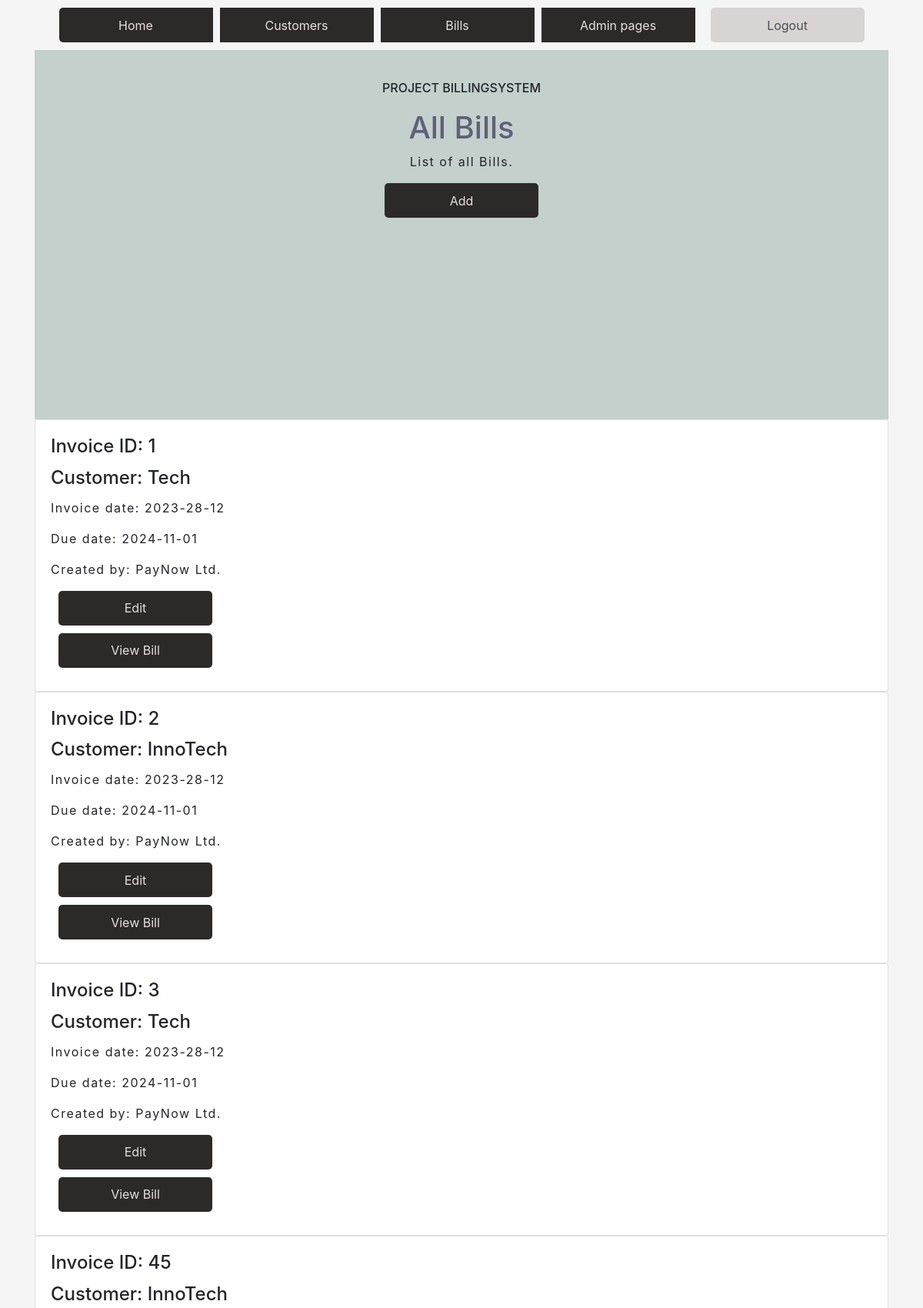
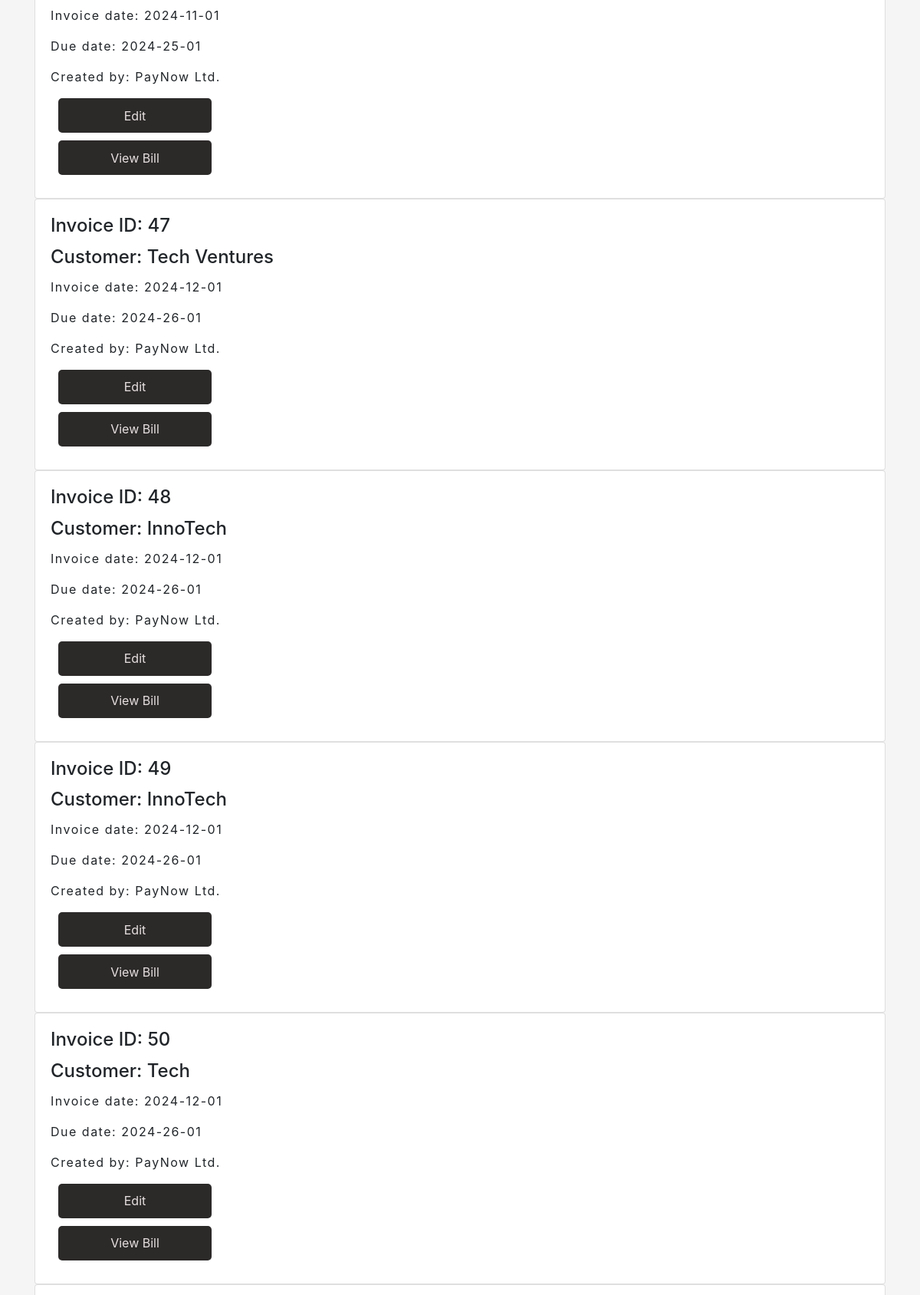
The page /invoicelist/ (upper part) on the database its author committed (2 pictures, top to bottom).
### app/models.py (models this page shows, shortened)
class Invoice(models.Model):
    invoiceDate = models.DateTimeField(auto_now_add=True)
    dueDate = models.DateTimeField(default=datetime.now() + timedelta(days=14)) #time + 14 days
    customerAccount = models.ForeignKey(CustomerAccount, on_delete =models.PROTECT)
    account = models.ForeignKey(Account, on_delete =models.PROTECT)

class CustomerAccount(models.Model):
    name = models.CharField(max_length = 50, default=None)
    address = models.CharField(max_length = 50, default=None)
    phone = models.CharField(max_length = 50, default=None)
    mail = models.CharField(max_length = 50, default=None)
    vat = models.CharField(max_length = 20, default=None)
    account = models.ForeignKey(Account, on_delete =models.PROTECT)

class Account(models.Model):
    name = models.CharField(max_length =20, default=None)
    address = models.CharField(max_length =50, default=None)
    phone = models.CharField(max_length =50, default=None)
    mail = models.CharField(max_length =50, default=None)
    vat = models.CharField(max_length =20, default=None)
    bankAccountNr = models.CharField(max_length =20, default=None)

### app/views.py (the view)
# urls.py: path('invoicelist/', invoicelistview, name='invoicelist'),
def invoicelistview(request):
    invoices = Invoice.objects.all()
    context = {'invoices': invoices}
    return render(request, "invoicelist.html", context)

### app/templates/invoicelist.html
{% extends 'index.html' %}
{%load static%}
{% block content %}
<section id="main">
    <div class="main-text">
    <h6>Project Billingsystem</h6>
    <h1>All Bills</h1>
    <p>List of all Bills.</p>
    <center>
        <a class="btn" href="/add-invoice">Add</a>
    </center>
    </div>
    </section>
    {% for i in invoices %}
    <div class="customerList">
    <div class="card" style="width: 100%;">
    <div class="card-body">
        <h4 class="card-title">Invoice ID: {{i.id}}</h4>
        <h4 class="card-title">Customer: {{i.customerAccount.name}}</h4>
        <p class="card-text">Invoice date: {{i.invoiceDate|date:"Y-d-m"}} </p>
        <p class="card-text">Due date: {{i.dueDate|date:"Y-d-m"}} </p>
        <p class="card-text">Created by: {{i.account.name}} </p>
        <a href="/edit-invoice-get/{{i.id}}/"class="btn" >Edit</a>
        <a class="btn" href="/invoice/{{i.id}}/preview/">View Bill</a>
    </div>
</div>
</div>
{% endfor %}
{% endblock %}

### app/static/style.css (style rules this page uses)
body { background-color: whitesmoke; margin: 0; padding: 0; height: 150vh; }
h1 { color: rgb(94, 97, 121); }
p { letter-spacing: 1.5px; }
h6 { text-transform: uppercase; padding-bottom: 10px; }

### app/static/customers.css (style rules this page uses)
body { background-color: whitesmoke; margin: 0; padding: 0; height: 150vh; }
#main { width: 100%; height: 60vh; background-color: rgb(195, 208, 204); text-align: center; justify-content: center; display: flex; }
.main-text { position: absolute; width: 50%; padding: 20px; margin: 20px; }
h1 { color: rgb(94, 97, 121); }
p { letter-spacing: 1.5px; }
h6 { text-transform: uppercase; padding-bottom: 10px; }
.btn { width: 200px; height: 45px; display: flex; justify-content: center; align-items: center; background-color: #2c2929; border-radius: 5px; color:#e7e0e0; margin: 10px; z-index: 5; cursor: pointer; }

### rows shown on the page
Invoice: id "1", customerAccount.name "Tech", invoiceDate "2023-28-12", dueDate "2024-11-01", account.name "PayNow Ltd."
Invoice: id "2", customerAccount.name "InnoTech", invoiceDate "2023-28-12", dueDate "2024-11-01", account.name "PayNow Ltd."
Invoice: id "3", customerAccount.name "Tech", invoiceDate "2023-28-12", dueDate "2024-11-01", account.name "PayNow Ltd."
Invoice: id "45", customerAccount.name "InnoTech", invoiceDate "2024-11-01", dueDate "2024-25-01", account.name "PayNow Ltd."
Invoice: id "47", customerAccount.name "Tech Ventures", invoiceDate "2024-12-01", dueDate "2024-26-01", account.name "PayNow Ltd."
Invoice: id "48", customerAccount.name "InnoTech", invoiceDate "2024-12-01", dueDate "2024-26-01", account.name "PayNow Ltd."
Invoice: id "49", customerAccount.name "InnoTech", invoiceDate "2024-12-01", dueDate "2024-26-01", account.name "PayNow Ltd."
Invoice: id "50", customerAccount.name "Tech", invoiceDate "2024-12-01", dueDate "2024-26-01", account.name "PayNow Ltd."
